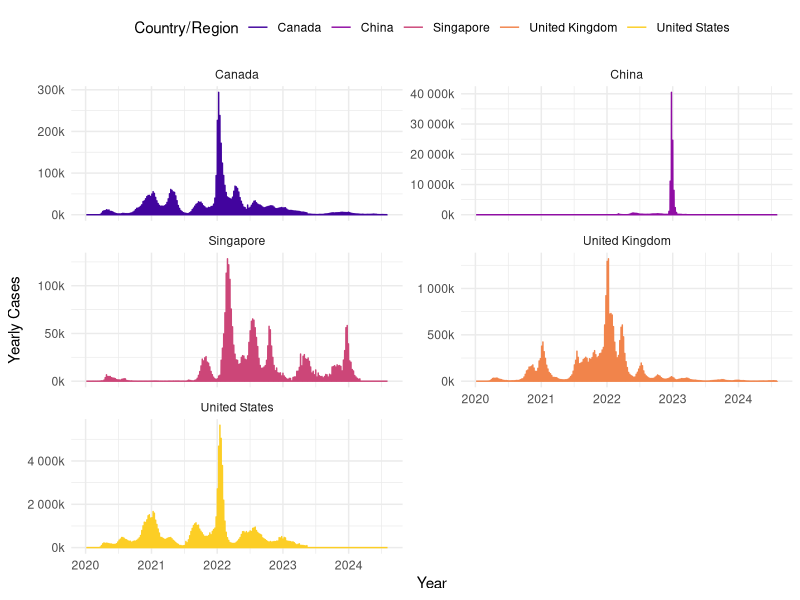
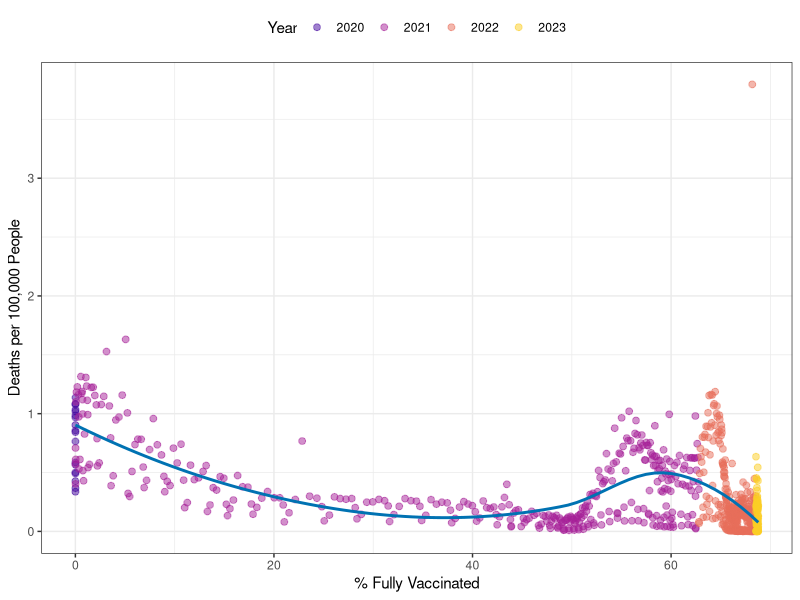
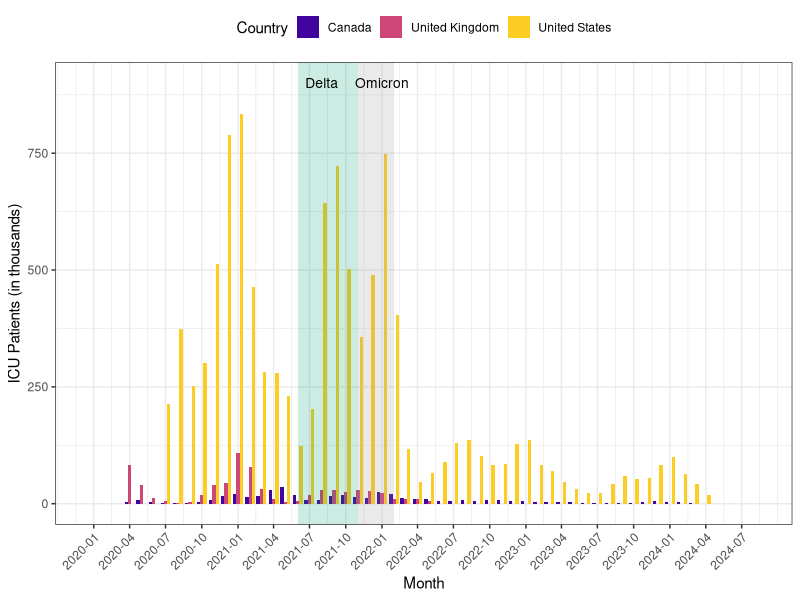

Reproduce these figures in R, in order.
## ---- chunk 1
library(readr)
library(dplyr)
library(knitr)
library(tidyr)
library(kableExtra)
library(lubridate)
library(tidyverse)
library(ggplot2)
library(scales)
library(tools)
library(viridis)  # 加载色盲友好调色板包
## ---- chunk 2
#| label: tbl-summary_of_monthly_covid19_cases_by_country
#| tbl-cap: "Summary of Monthly COVID-19 Cases by Country"
jh_cases <- read_csv("tidied_data/jh_confirmed_cases_country_level.csv")

case_summary <- jh_cases %>%
  group_by(`Country/Region`) %>%
  summarise(
    `Total Cases` = comma(sum(total_case)),
    `Mean Monthly Cases` = comma(mean(total_case)),
    `Peak Month` = year_month[which.max(total_case)],
    `Peak Cases` = comma(max(total_case))
  ) %>%
  arrange(desc(`Total Cases`))

kable(case_summary, 
      caption = "Summary of Monthly COVID-19 Cases by Country",
      align = c("l", "r", "r", "r", "r")) %>%
  kable_styling(bootstrap_options = c("striped", "hover", "condensed"),
                latex_options = "scale_down",
                full_width = FALSE)
## ---- chunk 3
#| label: tbl-us_covid19_vaccination_and_death_summary
#| tbl-cap: "US COVID-19 Vaccination and Death Summary"
# Load the data
us_data <- read_csv("tidied_data/covid_datahub_USA_filtered.csv")

# Compute summary statistics using daily changes
summary_stats_us <- us_data %>%
  summarise(
    Total_Deaths = sum(deaths_change, na.rm = TRUE),
    Total_Vaccinated = sum(people_vaccinated_change, na.rm = TRUE),
    Total_Fully_Vaccinated = sum(people_fully_vaccinated_change, na.rm = TRUE),
    Mean_Daily_Deaths = mean(deaths_change, na.rm = TRUE),
    Median_Daily_Deaths = median(deaths_change, na.rm = TRUE),
    Mean_Daily_Vaccinated = mean(people_vaccinated_change, na.rm = TRUE),
    Median_Daily_Vaccinated = median(people_vaccinated_change, na.rm = TRUE),
    Mean_Daily_Fully_Vaccinated = mean(people_fully_vaccinated_change, na.rm = TRUE),
    Median_Daily_Fully_Vaccinated = median(people_fully_vaccinated_change, na.rm = TRUE)
  )

# Correlation based on daily changes
correlation <- cor(us_data$people_fully_vaccinated_change, us_data$deaths_change, use = "complete.obs")
summary_stats_us$Correlation_FullyVaccinated_Deaths <- round(correlation, 3)

# Convert to long format and clean labels
summary_stats_us_long <- summary_stats_us %>%
  pivot_longer(everything(), names_to = "Metric", values_to = "Value") %>%
  mutate(
    Metric = gsub("_", " ", Metric),
    Metric = gsub("(?<=[a-z])(?=[A-Z])", " ", Metric, perl = TRUE),
    Metric = toTitleCase(tolower(Metric)),
    Value = format(round(as.numeric(Value)), big.mark = ",")
  )

# Render formatted table
kable(summary_stats_us_long,
      caption = "US COVID-19 Vaccination and Death Summary (Using Daily Changes)",
      align = c("l", "r")) %>%
  kable_styling(bootstrap_options = c("striped", "hover", "condensed"),
                latex_options = "scale_down",
                full_width = FALSE)
## ---- chunk 4
#| label: tbl-icu_response_to_covid19_waves_by_country
#| tbl-cap: "ICU Response to COVID-19 Waves by Country"
icu_data <- read_csv("tidied_data/owid_covid_data_filtered_final.csv")

icu_summary <- icu_data %>%
  filter(!(country %in% c("China", "Singapore"))) %>% 
  arrange(country, date) %>%
  group_by(country) %>%
  mutate(
    prev_icu = lag(icu_patients),
    icu_increase = ifelse(!is.na(prev_icu) & icu_patients > prev_icu, icu_patients - prev_icu, 0)
  ) %>%
  summarise(
    Country = first(country),
    `Total ICU Patients` = format(sum(icu_increase, na.rm = TRUE), big.mark = ",", scientific = FALSE),
    `Max ICU Patients` = format(max(icu_patients, na.rm = TRUE), big.mark = ",", scientific = FALSE)
  ) %>%
  select(Country, `Total ICU Patients`, `Max ICU Patients`) %>%
  arrange(desc(`Max ICU Patients`))

# ICU Response to COVID-19 Waves by Country
kable(icu_summary, caption = "ICU Response to COVID-19 Waves by Country",
      align = c("l", "r", "r")) %>%
  kable_styling(bootstrap_options = c("striped", "hover", "condensed"), full_width = FALSE)
## ---- chunk 5
#| label: fig-yearly_covid19_case_counts
#| fig-cap: "Yearly COVID-19 Case Counts Over Time (2020–2024)"
#| fig-width: 8
#| fig-height: 6

covidTidy <- read_csv("tidied_data/owid_covid_data_filtered_final.csv") %>%
  group_by(country) %>%
  mutate(
    date = as.Date(date),
    timepoint = row_number(),
    new_cases = case_when(
      timepoint == 1 ~ 0,
      .default =  total_cases - lag(total_cases)
    )
  ) %>%
  select(-timepoint)

ggplot(covidTidy, aes(x = date, y = new_cases, color = country)) +
  geom_line(size = 0.5) +
  scale_color_viridis_d(option = "plasma", begin = 0.1, end = 0.9) +
  labs(
    x = "Year",
    y = "Yearly Cases",
    color = "Country/Region",
  ) +
  scale_y_continuous(labels = scales::percent_format(
    scale = 0.001,
    suffix = "k"
  )) +
  theme_minimal() +
  theme(
    legend.position = "top"
  ) +
  facet_wrap(~ country, scales = "free_y", ncol = 2)
## ---- chunk 6
#| label: fig-vaccination_rate_vs_death_rate_intheus
#| fig-cap: "Vaccination Rate vs. Death Rate in the U.S. (2021–2023)"
covidUSA <- read_csv("tidied_data/covid_datahub_USA_filtered.csv") %>%
  mutate(
    date = as.Date(date),
    pct_fully_vaccinated = (people_fully_vaccinated / 335000000) * 100,
    daily_deaths = deaths - lag(deaths),
    death_rate_per_100k = (daily_deaths / 335000000) * 100000,
    year_date = as.factor(year(date))
  ) %>%
  filter(pct_fully_vaccinated > 0, daily_deaths > 0)

ggplot(covidUSA, aes(x = pct_fully_vaccinated, y = death_rate_per_100k, color = year_date)) +
  geom_point(alpha = 0.5, size = 2) +
  scale_color_viridis_d(option = "plasma", begin = 0.1, end = 0.9) +
  geom_smooth(method = "loess", se = FALSE, color = "#0072B2") +
  labs(
    x = "% Fully Vaccinated",
    y = "Deaths per 100,000 People",
    color = "Year"
  ) +
  theme_bw() +
  theme(
      legend.position = "top"
    )

## ---- chunk 7
#| label: fig-monthly_icu_occupancy_during_covid19
#| fig-cap: "Monthly ICU Occupancy During COVID-19"
covid_ICU <- read_csv("tidied_data/owid_covid_data_filtered_final.csv") %>%
  mutate(
    date = as.Date(date),
    date_ym =  as.Date(format(date, "%Y-%m-01"))
  ) %>%
  filter(country %in% c("United States", "United Kingdom", "Canada")) %>%
  group_by(country, date_ym) %>%
  summarise(icu_patients = sum(icu_patients, na.rm = TRUE), .groups = "drop") %>%
  mutate(icu_patients = icu_patients / 1000)

ggplot(covid_ICU, aes(x = date_ym, y = icu_patients, fill = country)) +
  geom_bar(stat = "identity", position = "dodge") +
  scale_fill_viridis_d(option = "plasma", begin = 0.1, end = 0.9) +
  annotate("rect", xmin = as.Date("2021-06-01"), xmax = as.Date("2021-11-01"), ymin = -Inf, ymax = Inf, alpha = 0.2, fill = "#009E73") +
  annotate("rect", xmin = as.Date("2021-11-01"), xmax = as.Date("2022-02-01"), ymin = -Inf, ymax = Inf, alpha = 0.2, fill = "#999999") +
  annotate("text", x = as.Date("2021-08-01"), y = 900, label = "Delta", size = 3.5) +
  annotate("text", x = as.Date("2022-01-01"), y = 900, label = "Omicron", size = 3.5) +
  labs(
    x = "Month",
    y = "ICU Patients (in thousands)",
    fill = "Country"
  ) +
  scale_x_date(
    breaks = seq(as.Date("2020-01-01"), as.Date("2024-08-01"), by = "3 months"),
    date_labels = "%Y-%m"
  ) +
  theme_bw() +
  theme(
    axis.text.x = element_text(angle = 45, hjust = 1),
    legend.position = "top"
    )
